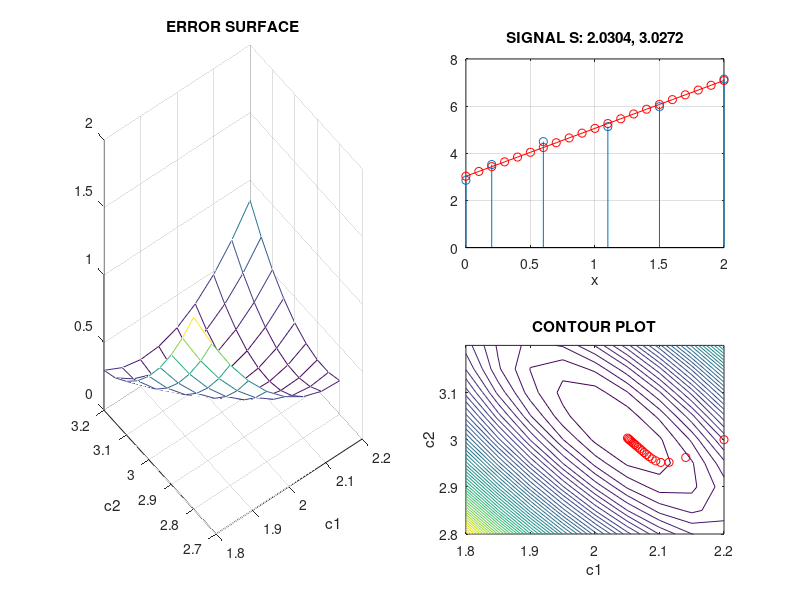

Here is the MATLAB script that generated this plot:
% Approximation
 x=[0 0.2 0.6 1.1 1.5 2]'; N=length(x);
  c10=2; c20=3; y=c10*x+c20;
  y=y+0.3*(2*rand(N,1)-1); MEASUREMENT=[x y];

figure(1)
subplot(2,2,2);
  stem(x,y); grid on
    title('MEASUREMENT');
    xlabel('x')
    A=[sum(x.^2) sum(x);
        sum(x)    N];
    b = [sum(x.*y); sum(y)];
    c=inv(A)*b 
    subplot(1,2,1);
    c1= 1.8:0.05:2.2; c2 = 2.8:0.05:3.2;
    for j= 1:length(c1)
        for i=1:length(c2)
            S(i,j)=sum((c1(j)*x+c2(i)-y).^2);
        end
    end
    mesh(c1,c2,S); xlabel('c1');ylabel('c2');
     title('ERROR SURFACE')
 subplot(2,2,4); 
    contour(c1,c2,S,50); xlabel('c1'); ylabel('c2');title('CONTOUR PLOT')
       
  %Gradient method
  C1(1)=2.2; C2(1)=3; alpha=0.05;
  hold on; plot(C1(1),C2(1),'or'); hold off
  for k=2:20;
      C1(k)=C1(k-1)-alpha*sum((C1(k-1)*x+C2(k-1)-y).*x);
      C2(k)=C2(k-1)-alpha*sum((C1(k-1)*x+C2(k-1)-y));
      hold on; plot(C1(k), C2(k), 'or'); hold off
  end
  subplot(2,2,2)
  xx= 0:0.1:2; f=c(1)*xx+c(2);
  hold on; plot(xx, f, '-or'); hold off
  title(['SIGNAL S: ',num2str(c(1)),', ',num2str(c(2))])